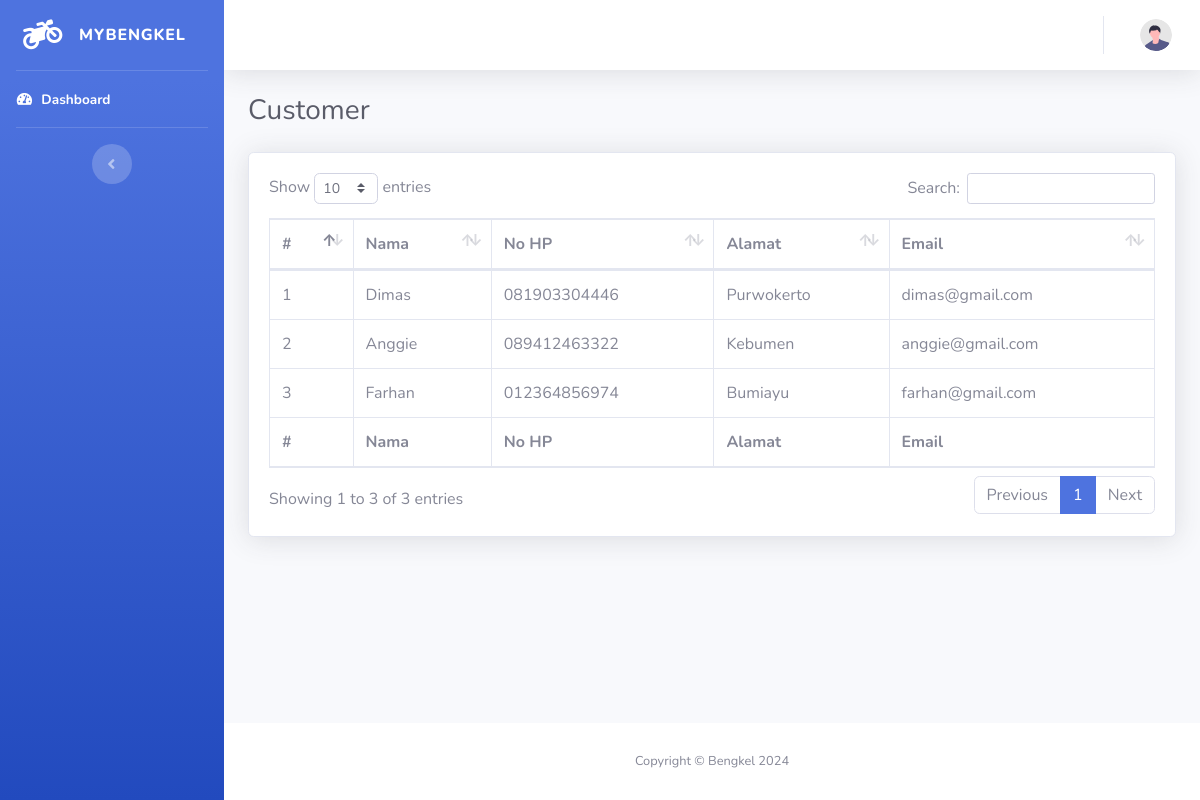
The app's page /index.php/customer, older data.
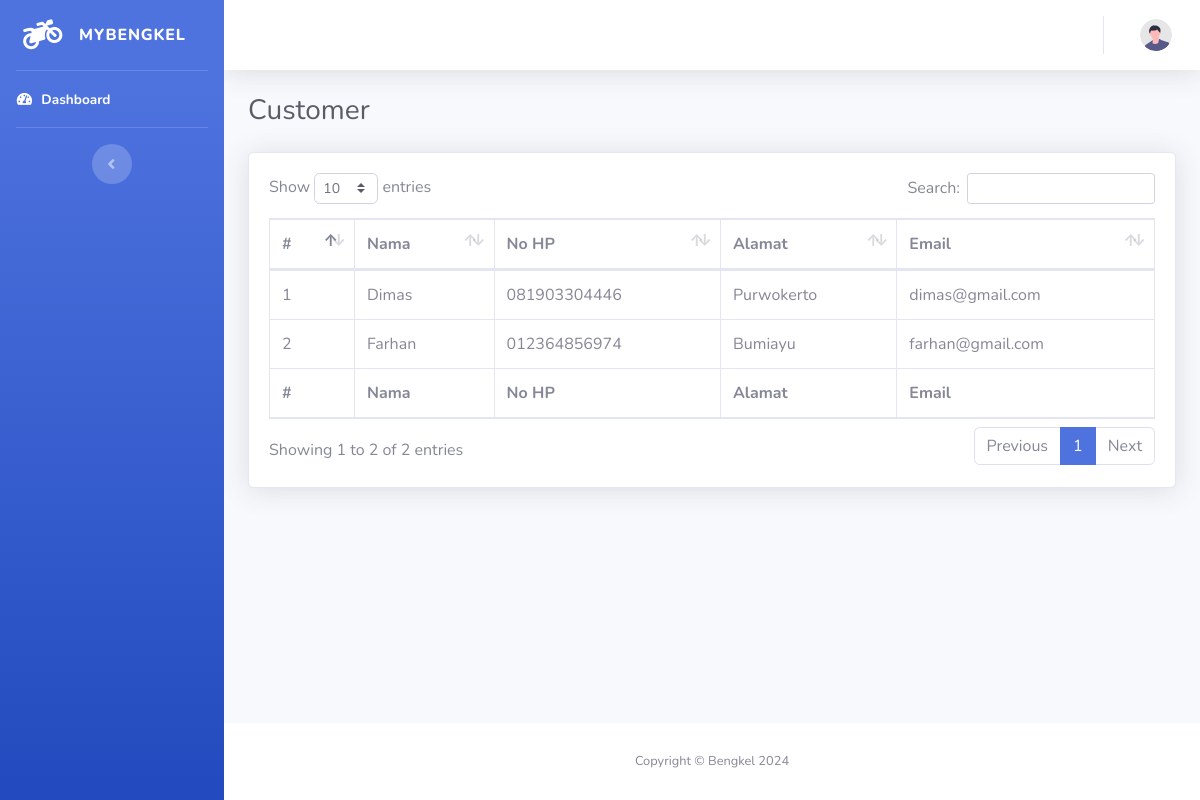
The same page, newer data.
### tables this page shows
CREATE TABLE `users` (
  `id` int(11) NOT NULL,
  `email` varchar(128) NOT NULL,
  `name` varchar(128) NOT NULL,
  `no_hp` varchar(36) DEFAULT NULL,
  `alamat` text DEFAULT NULL,
  `password` varchar(255) NOT NULL,
  `role_id` int(11) NOT NULL,
  `is_active` int(1) NOT NULL,
  `created_at` datetime NOT NULL
);

### application/controllers/Customer.php (called while the page is built, shortened)
<?php
class Customer extends CI_Controller
{
    public function index()
    {
        $data['title'] = 'Customer';
        $data['user'] = $this->db->get_where('users', ['email' => $this->session->userdata('email')])->row_array();
        $data['customer'] = $this->db->get_where('users', ['role_id' => 2])->result_array();
        $this->load->view('templates/main_header', $data);
        $this->load->view('templates/main_sidebar',);
        $this->load->view('templates/main_topbar', $data);
        $this->load->view('customer/index', $data);
        $this->load->view('templates/main_footer');
    }
}

### index.php (called while the page is built, shortened)
<?php
require_once BASEPATH.'core/CodeIgniter.php';

### application/views/customer/index.php (the view, shortened to what this page needs)
<div class="container-fluid">
    <div class="d-sm-flex align-items-center justify-content-between mb-4">
        <h1 class="h3 mb-0 text-gray-800"><?= $title; ?></h1>
    </div>
    <div class="card shadow mb-4">
        <div class="card-body">
            <div class="table-responsive">
                <table class="table table-bordered" id="dataTable" width="100%" cellspacing="0">
                    <thead>
                        <tr>
                            <th>#</th>
                            <th>Nama</th>
                            <th>No HP</th>
                            <th>Alamat</th>
                            <th>Email</th>
                        </tr>
                    </thead>
                    <tbody>
                        <?php $i = 1; ?>
                        <?php foreach ($customer as $c) : ?>
                            <tr>
                                <td><?= $i++; ?></td>
                                <td><?= $c['name']; ?></td>
                                <td><?= $c['no_hp']; ?></td>
                                <td><?= $c['alamat']; ?></td>
                                <td><?= $c['email']; ?></td>
                            </tr>
                        <?php endforeach; ?>
                    </tbody>
                    <tfoot>
                        <tr>
                            <th>#</th>
                            <th>Nama</th>
                            <th>No HP</th>
                            <th>Alamat</th>
                            <th>Email</th>
                        </tr>
                    </tfoot>
                </table>
            </div>
        </div>
    </div>
</div>
</div>

Row changes from the older to the newer data that the page shows:
no longer on this page (row edited): users: name "Anggie", no_hp "089412463322", alamat "Kebumen", email "anggie@gmail.com"
Text that changed along with them:
text written by a page script: "Show entries Search: Showing 1 to 3 of 3 entries Previous 1 Next" → "Show entries Search: Showing 1 to 2 of 2 entries Previous 1 Next"
